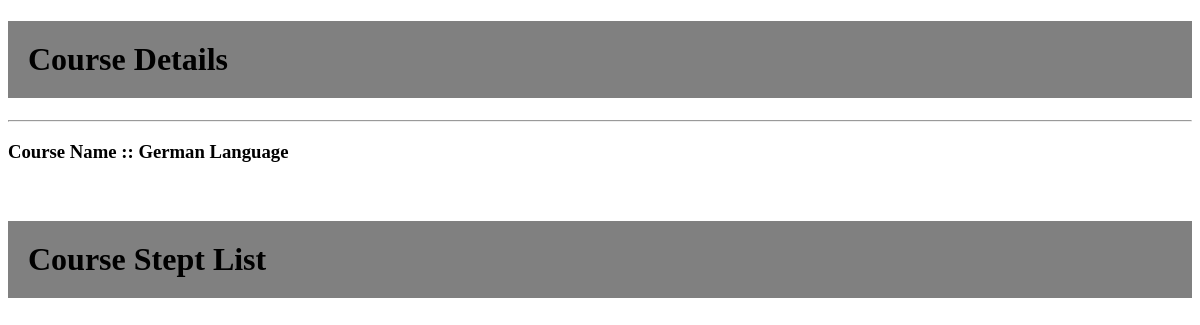
/courses/12/, run on an earlier commit of the app's database.
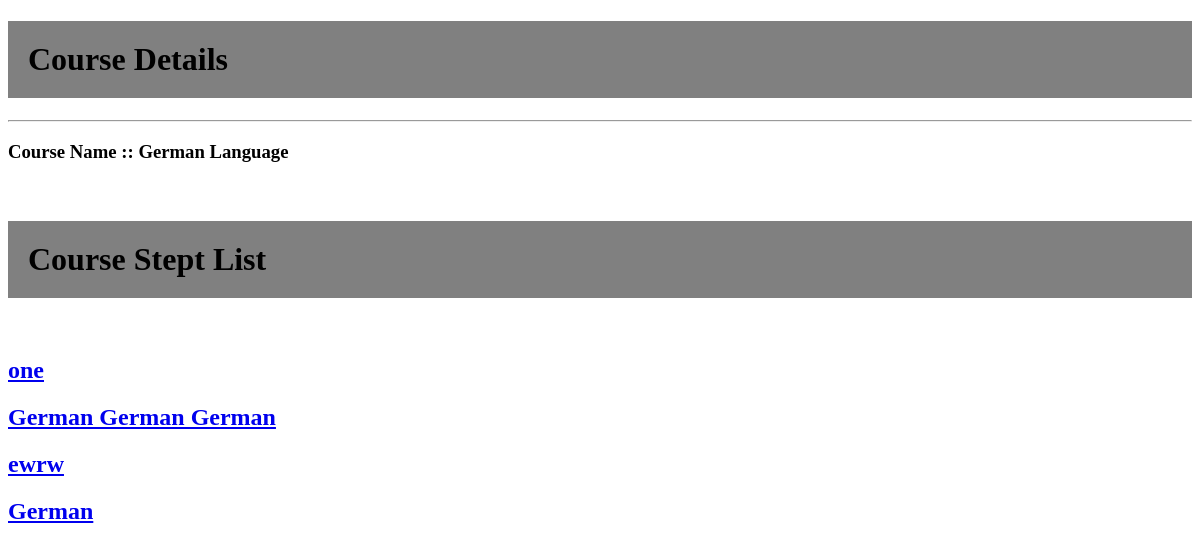
And on a later commit of the database.
### courses/models.py (models this page shows, shortened)
class Courses(models.Model):
    created_at = models.DateTimeField(auto_now_add=True)
    title = models.CharField(max_length=255)
    description = models.TextField()

class Steps(models.Model):
    title = models.CharField(max_length=255)
    description = models.TextField()
    order = models.IntegerField(default=0)
    course = models.ForeignKey(Courses,on_delete=models.CASCADE)
    class  Meta:
        abstract = True
        ordering = ["order"]

class Text(Steps):
    content = models.TextField(blank=True,default="")

### courses/views.py (the view)
# urls.py: path('<int:pk>/', views.detail),
def detail(request,pk):
    try:
        course = get_object_or_404(Courses,pk=pk)
        steps = sorted(chain(course.text_set.all(),course.quizs_set.all()),key=lambda step: step.order)
    except Courses.DoesNotExist:
        raise Http404("Courses does not exist")
    return render(request, 'courses/courses_detail.html', {
        'course': course,
        'steps' :steps
        })

### courses/templates/courses/courses_detail.html (shortened to what this page needs)
{% extends "courses/layout/base.html" %}
{% block body %}
<h1>Course Details</h1>
<hr>
<h3>Course Name  ::   {{ course.title }}</h3>
<br>
<h1>Course Stept List </h1>
<br>
{%  for step in steps %}
<h2><a href="/courses/{{ course.id }}/{{ step.id }}">{{ step.title }}</a></h2>
{% endfor %}
{% endblock %}

### courses/templates/courses/layout/base.html (shortened to what this page needs)
{% load static %}
<!DOCTYPE html>
<html lang="en">
<head>
    <link rel="stylesheet" href="{% static 'css/style.css' %}">
</head>
<body>
    {% block body %}  {% endblock %}
</body>
</html>

### courses/static/css/style.css (style rules this page uses)
h1 { padding: 20px; background-color: grey; }

What changed in the data, as far as the page shows it:
added Text: title "one"
added Text: title "German German German"
added Text: title "ewrw"
added Text: title "German"
